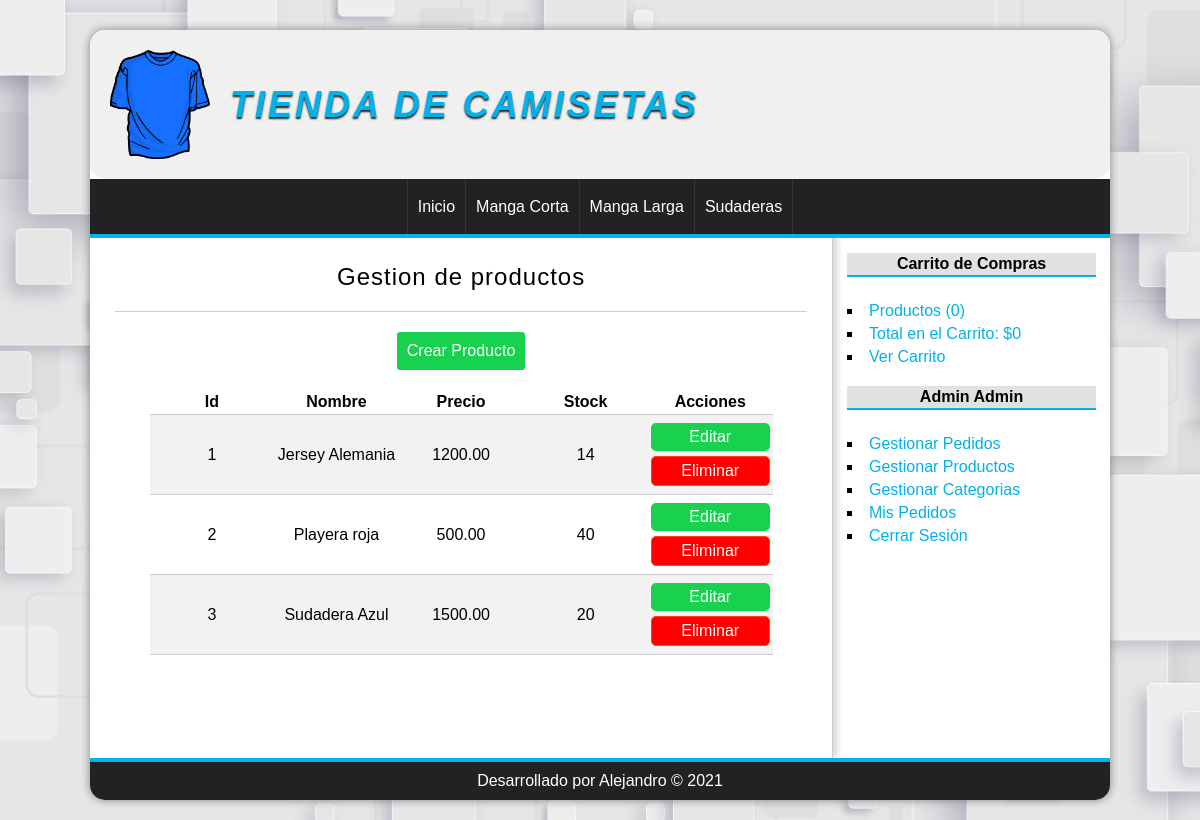
Page /producto/gestion (signed in) on the committed database.
### tables this page shows
CREATE TABLE categorias(
    id INT(255) AUTO_INCREMENT NOT NULL,
    nombre VARCHAR(100) NOT NULL,
    CONSTRAINT pk_categorias PRIMARY KEY (id)
);

CREATE TABLE productos(
        id INT(255) AUTO_INCREMENT NOT NULL,
        categoria_id INT(255) NOT NULL,
        nombre VARCHAR(100) NOT NULL,
        descripcion TEXT,
        precio FLOAT(100, 2) NOT NULL,
        stock INT(255) NOT NULL,
        oferta VARCHAR(2),
        fecha date not null,
        imagen VARCHAR(255) NOT NULL,
        CONSTRAINT pk_productos PRIMARY KEY (id),
        CONSTRAINT fk_producto_categoria FOREIGN KEY(categoria_id) REFERENCES categorias(id)
    );

### config/db.php (called while the page is built)
<?php
class Database
{
    public static function connect()
    {
        $db = new mysqli("localhost", "root", "", "tienda", 3308);
        $db->query("SET NAMES 'UTF8'");
        return $db;
    }
}

### helpers/utils.php (called while the page is built, shortened)
<?php
class Utils
{
    public static function showCategorias()
    {
        require_once 'models/categoria.php';
        $categoria = new Categoria();
        $categorias = $categoria->getAll();
        return $categorias;
    }
}

### models/categoria.php (called while the page is built, shortened)
<?php
class Categoria
{
    private $db;
    public function __construct()
    {
        $this->db = Database::connect();
    }
    public function getAll()
    {
        $categorias = $this->db->query("SELECT * FROM CATEGORIAS");
        return $categorias;
    }
}

### controllers/productoController.php (called while the page is built, shortened)
<?php
require_once 'models/producto.php';
class ProductoController
{
    public function gestion()
    {
        $producto = new Producto();
        $productos = $producto->getAllProducts();
        require_once 'views/productos/gestion.php';
    }
}

### models/producto.php (called while the page is built, shortened)
<?php
class Producto
{
    private $db;
    public function __construct()
    {
        $this->db = Database::connect();
    }
    public function getAllProducts()
    {
        $productos = $this->db->query("SELECT * FROM PRODUCTOS WHERE STOCK>0 ORDER BY ID ASC ");
        return $productos;
    }
}

### views/productos/gestion.php (the view, shortened to what this page needs)
<h1>Gestion de productos</h1>
<a href="<?= base_url ?>producto/crear" class="button button-sm">Crear Producto</a>
<div style="overflow-x:auto;">
    <table>
        <thead>
            <tr>
                <th>Id</th>
                <th>Nombre</th>
                <th>Precio</th>
                <th>Stock</th>
                <th>Acciones</th>
            </tr>
        </thead>
        <tbody>
            <?php while ($product = $productos->fetch_object()) : ?>
                <tr>
                    <td>
                        <?= $product->id ?>
                    </td>
                    <td>
                        <?= $product->nombre ?>
                    </td>
                    <td>
                        <?= $product->precio ?>
                    </td>
                    <td>
                        <?= $product->stock ?>
                    </td>
                    <td>
                        <a href="<?= base_url ?>producto/editar&id=<?= $product->id ?>" class="button button-gestion">Editar</a>
                        <a href="<?= base_url ?>producto/eliminar&id=<?= $product->id ?>" class="button button-red button-gestion">Eliminar</a>
                    </td>
                </tr>
            <?php endwhile; ?>
        </tbody>
    </table>
</div>

### views/layout/header.php (shortened to what this page needs)
<!DOCTYPE html>
<html lang="es">
<head>
    <link rel="stylesheet" href="<?= base_url ?>assets/css/styles.css">
</head>
<body>
    <div id="container">
        <header id="header">
            <div id="logo">
                <img src="<?= base_url ?>assets/images/camiseta.png" alt="Camiseta Logo">
                <a href="<?= base_url ?>">
                    <h1>Tienda de Camisetas</h1>
                </a>
            </div>
        </header>
        <nav id="menu">
            <ul>
                <?php $categorias = Utils::showCategorias(); ?>
                <li>
                    <a href="<?= base_url ?>">Inicio</a>
                </li>
                <?php while ($cat = $categorias->fetch_object()) : ?>
                    <li>
                        <a href="<?= base_url ?>categoria/ver&id=<?= $cat->id ?>"><?= $cat->nombre ?></a>
                    </li>
                <?php endwhile; ?>
            </ul>
        </nav>
        <div id="content">

### assets/css/styles.css (style rules this page uses)
* { margin: 0; padding: 0; font-family: Arial, Helvetica, sans-serif; }
body { background: url(../images/5026563.jpg); background-repeat: inherit; background-size: cover; }
a { color: #01b1ea; text-decoration: none; }
#container { height: auto; width: 85%; background: white; margin: 0 auto; margin-top: 30px; margin-bottom: 20px; min-height: 65vh; box-shadow: 0 0 10px gray; border-radius: 15px; }
#header { width: 100%; height: auto; background: #f0f0f0f0; border-radius: 15px; }
#logo { display: flex; flex-direction: row; flex-wrap: wrap; align-items: center; padding: 20px; margin-left: 20px; }
#logo img { width: 100px; transition: all 300ms; }
#logo a { flex-basis: 70%; font-family: "Times New Roman", Times, serif; font-style: italic; font-size: 30px; letter-spacing: 3px; text-transform: uppercase; color: #01b1ea; font-weight: bold; text-decoration: none; margin-left: 20px; text-shadow: 0 2px 2px #222222; transition: all 300ms; }
#menu { background: #222; color: white; height: auto; min-height: 55px; border-bottom: 4px solid #01b1ea; }
#menu ul { display: flex; align-items: center; text-align: center; flex-wrap: wrap; list-style: none; text-decoration: none; justify-content: center; min-height: inherit; }
#menu ul li { border-right: 1px solid #363636; min-height: inherit; line-height: 55px; align-items: center; }
#menu ul li a { display: block; color: white; text-decoration: none; padding-left: 10px; padding-right: 10px; min-height: inherit; transition: all 500ms; }
#menu ul li:first-child { border-left: 1px solid #363636; }
#content { display: flex; flex-direction: row-reverse; justify-content: center; overflow: hidden; background: white; min-height: inherit; }
input[type="button"], input[type="submit"], button, .button { display: block; justify-self: center; border-radius: 2px; width: min-content; padding: 5px; padding-left: 10px; padding-right: 10px; color: white; background: #2979cd; border: 1px solid #11608e; cursor: pointer; margin: 0 auto; border-radius: 3px; }
.button { background: #18d14f; color: white !important; text-decoration: none; border: none; }
.button-sm { width: max-content; padding: 10px; text-align: center; margin-bottom: 20px; }
.button-gestion { width: inherit; margin-top: 5px; margin-bottom: 5px; border-radius: 5px; }
.button-red { color: white; background-color: red; border: 1px solid orangered; }
#central h1 { font-size: 24px; text-align: center; font-weight: normal; letter-spacing: 1px; border-bottom: 1px solid #ccc; margin-bottom: 20px; padding: 20px; padding-top: 0; }
table { border-collapse: collapse; width: 90%; border-bottom: 1px solid #ccc; text-align: center; border-radius: 5px; margin: 0 auto; table-layout: fixed; }
thead { border-radius: 5px; }
td, th { border-bottom: 1px solid #ccc; padding: 3px; overflow: hidden; text-overflow: ellipsis; }
tbody tr:nth-child(odd) { background-color: #f2f2f2; }
@media (min-width: 950px) and (max-width: 1500px) { #logo { flex-wrap: nowrap; margin-left: 0; } }
@media (min-width: 950px) and (max-width: 1500px) { #logo a { font-size: 18px; } }

### rows in the picture
categorias: nombre "Manga Corta"
categorias: nombre "Manga Larga"
categorias: nombre "Sudaderas"
productos: id "1", nombre "Jersey Alemania", precio "1200.00", stock "14"
productos: id "2", nombre "Playera roja", precio "500.00", stock "40"
productos: id "3", nombre "Sudadera Azul", precio "1500.00", stock "20"

### other values in the picture
$stats['count'] "0"
$stats['total'] "0"
$_SESSION['identity']->nombre "Admin"
$_SESSION['identity']->apellidos "Admin"
